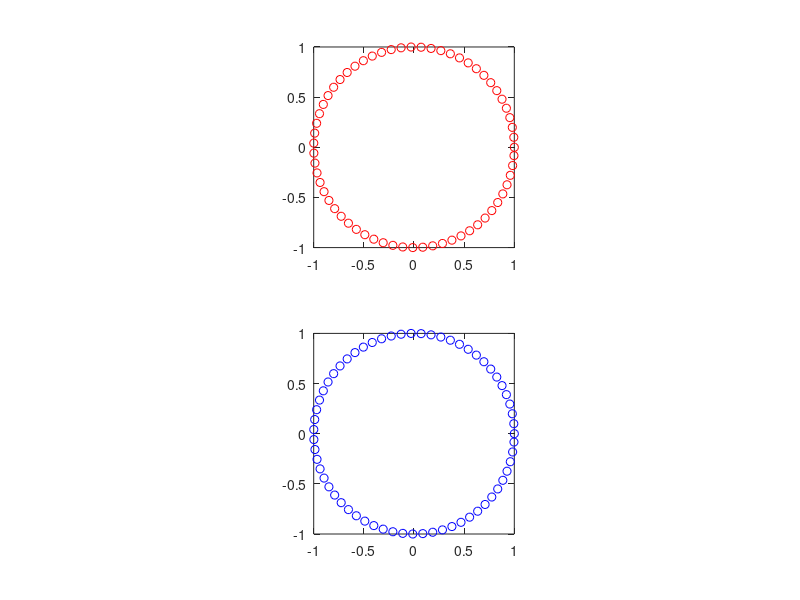

Reproduce this figure in MATLAB.
subplot(2,1,1)
% above numbers mean 2 rows 1 column 1st plot

theta = 0:0.1:2*pi;
r = 1;
x = r*cos(theta);
y = r*sin(theta);

plot(x,y,'or')
axis square

subplot(2,1,2)
% above numbers mean 2 rows 1 column 2nd plot

theta = 0:0.1:2*pi;
r = 1;
x = r*cos(theta);
y = r*sin(theta);

plot(x,y,'ob')
axis square

